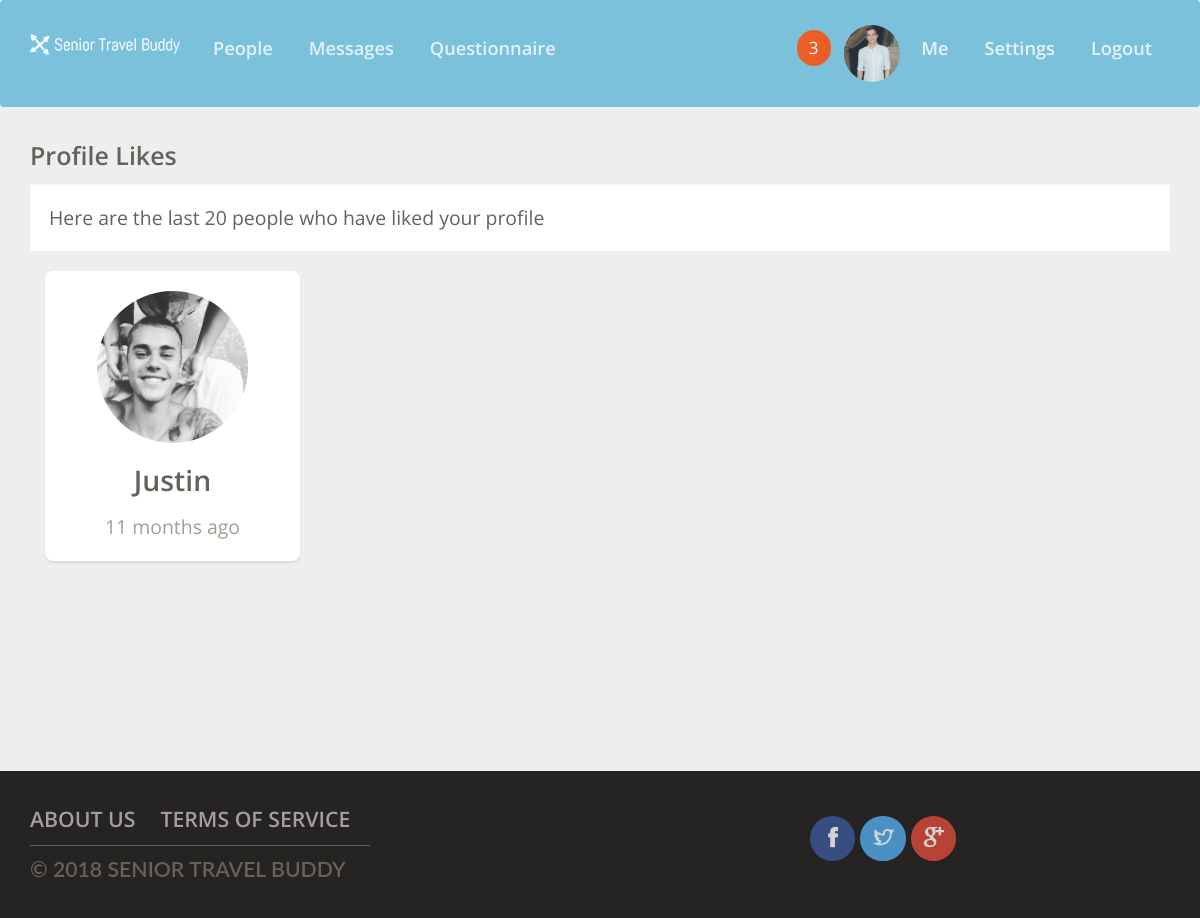
The app's page /likes.php (signed in) with its own data.
### tables this page shows
CREATE TABLE `users` (
  `id` int(11) NOT NULL AUTO_INCREMENT,
  `full_name` varchar(150) DEFAULT NULL,
  `email` varchar(100) DEFAULT NULL,
  `password` varchar(123) DEFAULT NULL,
  `country` varchar(199) DEFAULT NULL,
  `city` varchar(100) DEFAULT NULL,
  `credits` int(11) DEFAULT NULL,
  `latitude` varchar(50) DEFAULT NULL,
  `longitude` varchar(50) DEFAULT NULL,
  `age` int(11) DEFAULT NULL,
  `bio` text,
  `gender` varchar(20) DEFAULT NULL,
  `sexual_interest` int(11) DEFAULT NULL,
  `instagram_username` varchar(50) DEFAULT '',
  `profile_picture` varchar(200) DEFAULT NULL,
  `ip` varchar(50) DEFAULT NULL,
  `registered` int(11) DEFAULT '0',
  `last_login` int(11) DEFAULT '0',
  `last_active` int(11) DEFAULT '0',
  `updated_preferences` int(11) DEFAULT '0',
  `updated_name` int(11) DEFAULT '0',
  `is_admin` int(11) DEFAULT '0',
  `is_incognito` int(11) DEFAULT '0',
  `is_verified` int(11) DEFAULT '0',
  `has_disabled_ads` int(11) DEFAULT '0',
  `is_increased_exposure` int(11) DEFAULT '0',
  `language` varchar(100) DEFAULT NULL,
  `interests` text,
  `uploaded_photos` int(11) DEFAULT '0',
  `is_vip` int(20) DEFAULT '0',
  `vip_expiration` int(20) DEFAULT '0',
  `ghost_mode_start` int(20) DEFAULT '0',
  `verified_badge_start` int(20) DEFAULT '0',
  `spotlight_start` int(20) DEFAULT '0',
  `disable_ads_start` int(20) DEFAULT '0',
  `ghost_mode_expiration` int(20) DEFAULT '0',
  `verified_badge_expiration` int(20) DEFAULT '0',
  `spotlight_expiration` int(20) DEFAULT '0',
  `disable_ads_expiration` int(20) DEFAULT '0',
  `height` text,
  `weight` int(11) DEFAULT '0',
  `last_encounter` int(11) DEFAULT '0',
  `marital_status` varchar(10) NOT NULL,
  `has_traveled` varchar(10) NOT NULL,
  `where_traveled` varchar(300) NOT NULL,
  `preferred_destination` varchar(300) NOT NULL,
  `cruising_or_touring` varchar(10) NOT NULL,
  `state_of_health` varchar(10) NOT NULL,
  `active_or_slow_travel` varchar(10) NOT NULL,
  `distance_to_travel` varchar(6) NOT NULL,
  `spontaneous_or_itinerary` varchar(20) NOT NULL,
  `smoker` varchar(10) NOT NULL,
  `accommodation_type` varchar(10) NOT NULL,
  `budget` varchar(10) NOT NULL,
  `luggage_type` varchar(30) NOT NULL,
  `foodie` varchar(10) NOT NULL,
  `alcohol` varchar(10) NOT NULL,
  `rating_lounge_poolside_beach` varchar(30) NOT NULL,
  `rating_explore` varchar(20) NOT NULL,
  `rating_shopping` varchar(30) NOT NULL,
  `rating_casino` varchar(20) NOT NULL,
  `rating_tours` varchar(30) NOT NULL,
  `rating_food` varchar(30) NOT NULL,
  `rating_spa` varchar(30) NOT NULL,
  `rating_sports` varchar(30) NOT NULL,
  `rating_concerts` varchar(30) NOT NULL,
  `group_or_independent` varchar(30) NOT NULL,
  `small_or_mega_ship_cruising` varchar(30) NOT NULL,
  `active_or_sedentary` varchar(30) NOT NULL,
  `primary_language` varchar(30) NOT NULL,
  PRIMARY KEY (`id`)
);

CREATE TABLE `profile_likes` (
  `id` int(11) NOT NULL AUTO_INCREMENT,
  `profile_id` int(11) NOT NULL,
  `viewer_id` int(11) NOT NULL,
  `time` int(11) NOT NULL,
  PRIMARY KEY (`id`)
);

CREATE TABLE `pages` (
  `id` int(11) NOT NULL AUTO_INCREMENT,
  `page_title` text NOT NULL,
  `content` longtext NOT NULL,
  PRIMARY KEY (`id`)
);

### likes.php (called while the page is built, shortened)
<?php
require('core/config.php');
require('core/system.php');
$system = new System;
$system->domain = $domain;
$system->db = $db;
$user = $system->getUserInfo($_SESSION['user_id']);
$system->setUserActive($user->id);
$settings = $system->getSettings();
$profile_likes = $db->query("SELECT * FROM profile_likes WHERE profile_id='".$user->id."' AND viewer_id != '".$user->id."' ORDER BY id DESC LIMIT 20");
require('inc/top.php');
require('layout/likes.php');
require('inc/bottom.php');

### core/config.php (called while the page is built, shortened)
<?php
	$domain = 'http://localhost';
	$site_name = 'Senior Travel Buddy';

### core/system.php (called while the page is built, shortened)
<?php
class System {
	public $domain;
	public $db;
	public function getDomain() {
		return $this->domain;
	}
	public function getProfilePicture($user) {
		if(filter_var($user->profile_picture,FILTER_VALIDATE_URL)) {
			return $user->profile_picture;
		} else {
			return $this->domain.'/uploads/'.$user->profile_picture;
		}
	}
	public function getUserInfo($id) {
		$user = $this->db->query("SELECT * FROM users WHERE id='".$id."'");
		$user = $user->fetch_object();
		return $user;
	}
	public function getFirstName($full_name) {
		$full_name = explode(' ',$full_name);
		return $full_name[0];
	}
	public function setUserActive($id) {
		$this->db->query("UPDATE users SET last_active='".time()."' WHERE id='".$id."'");
	}
	public function getSettings() {
		$settings = $this->db->query("SELECT * FROM settings LIMIT 1");
		return $settings->fetch_object();
	}
}

### languages/english/language.php (called while the page is built, shortened)
<?php
$lang["Male"] = "Male";
$lang["Female"] = "Female";
$lang["Hello"] = "Hello";
$lang["Messages"] = "Messages";
$lang["People"] = "People";
$lang["Friends"] = "My Travel Buddies";
$lang["Accept"] = "Accept";
$lang["Decline"] = "Decline";
$lang["Nothing_To_Show"] = "No data";
$lang["You_Have_Not_Added_Any_Friends"] = "You have not added any friends";
$lang["Profile_Visitors"] = "Profile Visitors";
$lang["Profile_Likes"] = "Profile Likes";
$lang["User"] = "User";
$lang["Time"] = "Time";
$lang["Country"] = "Country";
$lang["City"] = "City";
$lang["Gender"] = "Gender";
$lang["Men"] = "Men";
$lang["Women"] = "Women";
$lang["MenNWomen"] = "Men & Women";
$lang["Save"] = "Save";
$lang["Profile_Photo"] = "Profile Photo";
$lang["Full_Name"] = "Full Name";
$lang["Email"] = "Email";
$lang["New_Password"] = "New Password";
$lang["Instagram_Username"] = "Instagram Username";
$lang["Upgrades"] = "Upgrades";
$lang["Settings"] = "Settings";
$lang["Account"] = "Account";
$lang["Full_Name_Update_Notice"] = "You can only update your name once";
$lang["Instagram_Import_Notice"] = "Let us import your Instagram photos into your profile";
$lang["Updated_Account_Settings"] = "You have updated your account settings";
$lang["Privacy"] = "Privacy";
$lang["Buy_Credits"] = "Buy Credits";
$lang["Credits"] = "Credits";
$lang["Description"] = "Description";
$lang["Enable"] = "Enable";
$lang["Active"] = "Active";
$lang["Like"] = "Like";
$lang["Likes"] = "Likes";
$lang["Liked"] = "Liked";
$lang["Self-summary"] = "Self-summary";
$lang["This_Profile_Is_Private"] = "This profile is private";
$lang["Instagram_Photos"] = "Instagram Photos";
$lang["Add_As_Friend"] = "Add as Friend";
$lang["Friend_Request_Sent"] = "Friend Request Sent";
$lang["Visitors"] = "Visitors";
$lang["Logged_In"] = "Logged in";
$lang["Logout"] = "Logout";
$lang["Notifications"] = "Notifications";
$lang["No_New_Notifications"] = "No new notifications";
$lang["See_All"] = "See All";
$lang["Enter_Message"] = "Enter your message";
$lang["Choose_File"] = "Choose File";
$lang["None_Visited_Profile"] = "No one has visited your profile yet";
$lang["None_Liked_Profile"] = "No one has liked your profile yet";
$lang["Chat_With"] = "Chat with";
$lang["sProfile"] = "%s's Profile";
$lang["second"] = "second";
$lang["minute"] = "minute";

### inc/bottom.php (the view, shortened to what this page needs)
<footer class="footer footer-black">
  <div class="container">
    <div class="row">
      <div class="col-md-6 col-sm-9">
        <div class="links">
          <ul class="uppercase-links">
            <?php while($custom_page = $custom_pages->fetch_object()) { ?>
            <li>
              <a href="<?=$system->getDomain()?>/page/<?=$custom_page->id?>">
                <?=$custom_page->page_title?>
              </a>
            </li>
            <? } ?>
          <hr>
          <div class="copyright">
            © <?=date('Y')?> <?=$site_name?>
          </div>
        </div>
      </div>
      <div class="col-md-4 col-md-offset-2 col-sm-2 col-sm-offset-1">
        <div class="social-area">
          <?php if(!empty($settings->facebook_link)) { ?>
          <a href="<?=$settings->facebook_link?>" target="_blank" class="btn btn-icon btn-facebook btn-fill">
            <i class="ti-facebook"></i>
          </a>
          <? } ?>
          <?php if(!empty($settings->twitter_link)) { ?>
          <a href="<?=$settings->twitter_link?>" target="_blank" class="btn btn-icon btn-twitter btn-fill">
            <i class="ti-twitter"></i>
          </a>
          <? } ?>
          <?php if(!empty($settings->google_plus_link)) { ?>
          <a href="<?=$settings->twitter_link?>" target="_blank" class="btn btn-icon btn-google btn-fill">
            <i class="ti-google"></i>
          </a>
          <? } ?>
        </div>
      </div>
    </div>
  </div>
</footer>
</body>
</html>

### inc/top.php (shortened to what this page needs)
<?php
$ucount = $db->query("SELECT id FROM notifications WHERE receiver_id='".$user->id."' AND is_read='0'");
$ucount = $ucount->num_rows;
$custom_pages = $db->query("SELECT * FROM pages ORDER BY id DESC");
?>
<!DOCTYPE html>
 <html lang="en">
<head> <meta name="robots" content="noindex">
    <link href="<?=$system->getDomain()?>/assets/bootstrap3/css/bootstrap.css" rel="stylesheet">
    <link href="<?=$system->getDomain()?>/assets/css/bxslider.css" rel="stylesheet">
    <link href="<?=$system->getDomain()?>/assets/css/lightslider.min.css" rel="stylesheet">
    <link href="<?=$system->getDomain()?>/assets/css/jquery.gritter.css" rel="stylesheet">
    <link href="<?=$system->getDomain()?>/assets/css/plugins.css" rel="stylesheet">
    <link href="<?=$system->getDomain()?>/assets/css/autocomplete.css" rel="stylesheet">
    <link href="<?=$system->getDomain()?>/assets/css/jquery.mCustomScrollbar.min.css" rel="stylesheet">
    <?php
    if($settings->winter_theme == 0) {
    echo '<link href="'.$system->getDomain().'/assets/css/theme.css" rel="stylesheet">';
    echo '<link href="'.$system->getDomain().'/assets/css/style.css" rel="stylesheet">';
    } else {
    echo '<link href="'.$system->getDomain().'/assets/css/winter/theme.css" rel="stylesheet">';
    echo '<link href="'.$system->getDomain().'/assets/css/winter/style.css" rel="stylesheet">';
    }
    ?>
    <link href="<?=$system->getDomain()?>/assets/css/icomoon.css" rel="stylesheet" type="text/css" />
    <link href="<?=$system->getDomain()?>/assets/css/themify-icons.css" rel="stylesheet" type="text/css" />
</head>
<body>
    <nav class="navbar navbar-ct-danger" role="navigation-demo">
      <div class="container">
        <div class="navbar-header">
        <a class="navbar-brand" href="#"><img src="<?=$system->getDomain()?>/img/logo-small.png"></a>
    </div>
    <div class="collapse navbar-collapse" id="navigation-example-2">
      <ul class="nav navbar-nav">
        <li>
            <a href="<?=$system->getDomain()?>/people">
                <?=$lang['People']?>
            </a>
        </li>
        <li>
            <a href="#" data-toggle="modal" data-target="#messages" style="outline:none;">
                <?=$lang['Messages']?>
            </a>
        </li>
        <li>
            <a href="<?=$system->getDomain()?>/questionnaire.php">
                <?=$lang['Questionnaire']?>
            </a>
        </li>
    </ul>
    <ul class="nav navbar-nav navbar-right">
                        <li><a href="<?=$system->getDomain()?>/user/<?=$user->id?>">Me</a></li>
                            <li><a href="<?=$system->getDomain()?>/settings"><?=$lang['Settings']?></a></li>
        <li><a href="<?=$system->getDomain()?>/logout.php"><?=$lang['Logout']?></a></li>
        </ul>
    <ul class="nav navbar-nav navbar-right">
        <li class="dropdown">
            <a class="btn btn-sm btn-danger btn-fill notification-count" data-toggle="dropdown">
                <?=$ucount?>
            </a>
        </li>
        <li class="dropdown">
            <a href="#" class="profile-photo dropdown-toggle" data-toggle="dropdown" aria-expanded="false">
                <div class="profile-photo-small">
                    <img src="<?=$system->getProfilePicture($user)?>" class="img-circle img-responsive img-no-padding">
                </div>
            </a>
        </li>
    </ul>
</div>
</div>
</nav>

### layout/likes.php (shortened to what this page needs)
<div class="wrapper">
	<div class="section">
		<div class="container" <?php if($profile_likes->num_rows >= 1) { echo 'style="padding-bottom:160px;"'; } else { echo 'style="padding-bottom:380px;"'; } ?>>
			<div class="row">
				<div class="col-lg-12">
					<h2 class="page-title mb-20 mt-5" style="font-size:25px;"> <?=$lang['Profile_Likes']?> </h2>
					<?php if($profile_likes->num_rows >= 1) { ?>
					<div class="well bg-white">
						<p class="mb-0"><?=$lang['Last_20_Likers']?></p>
					</div>
					<?php
					while($profile_like = $profile_likes->fetch_object()) {
						$profile = $system->getUserInfo($profile_like->viewer_id);
						?>
						<div class="col-lg-3 col-md-3 col-sm-4">
							<div class="card card-user">
								<div class="content">
									<div class="author">
										<a href="<?=$system->getDomain()?>/user/<?=$profile->id?>">
											<img class="avatar" src="<?=$system->getProfilePicture($profile)?>">
											<h4 class="title"><?=$system->getFirstName($profile->full_name)?></h4>
										</a>
									</div>
									<p class="text-center text-muted">
										<?=$system->timeAgo($lang,$profile_like->time)?>
									</p>
								</div>
							</div>
						</div>
						<?
					}
				} else {
					echo '<div class="panel rounded"> <div class="panel-body"> '.$lang['None_Liked_Profile'].' </div> </div>';
				}
				?>
			</div>
		</div>
	</div>
</div>
</div>

### assets/css/style.css (style rules this page uses)
.bg-white { background: #fff; border: none; border-radius: 0px; }
.mb-0 { margin-bottom: 0px; }
.mt-5 { margin-top: 5px; }
.well { border-radius: 0px; }
.page-title { font-weight: 600; font-size:calc(1.515 * 30px); }
.emoji-content, { height: auto; width: 100%; overflow: hidden; }

### records on screen
users: profile_picture (picture)
profile_likes: users.profile_picture (picture), users.full_name "Justin", time "11 months ago"
pages: page_title "ABOUT US"
pages: page_title "TERMS OF SERVICE"

### other values on screen
$lang['People'] "People"
$lang['Messages'] "Messages"
$lang['Questionnaire'] "Questionnaire"
$lang['Settings'] "Settings"
$lang['Logout'] "Logout"
$ucount "3"
$lang['Profile_Likes'] "Profile Likes"
$lang['Last_20_Likers'] "Here are the last 20 people who have liked your profile"
$site_name "SENIOR TRAVEL BUDDY"
